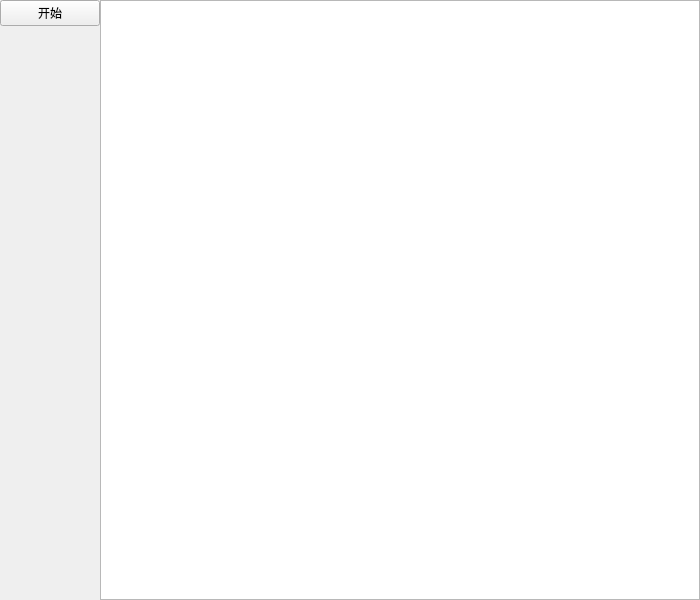
<?xml version="1.0" encoding="UTF-8"?>
<ui version="4.0">
 <class>BackgammonClass</class>
 <widget class="QMainWindow" name="BackgammonClass">
  <property name="geometry">
   <rect>
    <x>0</x>
    <y>0</y>
    <width>700</width>
    <height>600</height>
   </rect>
  </property>
  <property name="windowTitle">
   <string>Backgammon</string>
  </property>
  <widget class="QWidget" name="centralWidget">
   <layout class="QGridLayout" name="gridLayout" columnstretch="100,600">
    <property name="leftMargin">
     <number>0</number>
    </property>
    <property name="topMargin">
     <number>0</number>
    </property>
    <property name="rightMargin">
     <number>0</number>
    </property>
    <property name="bottomMargin">
     <number>0</number>
    </property>
    <property name="spacing">
     <number>0</number>
    </property>
    <item row="0" column="0">
     <widget class="QWidget" name="left_widget" native="true">
      <layout class="QGridLayout" name="gridLayout_3">
       <property name="leftMargin">
        <number>0</number>
       </property>
       <property name="topMargin">
        <number>0</number>
       </property>
       <property name="rightMargin">
        <number>0</number>
       </property>
       <property name="bottomMargin">
        <number>0</number>
       </property>
       <property name="spacing">
        <number>0</number>
       </property>
       <item row="0" column="0">
        <widget class="QPushButton" name="startButton">
         <property name="text">
          <string>开始</string>
         </property>
         <property name="checkable">
          <bool>true</bool>
         </property>
        </widget>
       </item>
       <item row="1" column="0">
        <spacer name="verticalSpacer">
         <property name="orientation">
          <enum>Qt::Vertical</enum>
         </property>
         <property name="sizeHint" stdset="0">
          <size>
           <width>20</width>
           <height>571</height>
          </size>
         </property>
        </spacer>
       </item>
      </layout>
     </widget>
    </item>
    <item row="0" column="1">
     <widget class="QWidget" name="right_widget" native="true">
      <layout class="QGridLayout" name="gridLayout_2">
       <property name="leftMargin">
        <number>0</number>
       </property>
       <property name="topMargin">
        <number>0</number>
       </property>
       <property name="rightMargin">
        <number>0</number>
       </property>
       <property name="bottomMargin">
        <number>0</number>
       </property>
       <property name="spacing">
        <number>0</number>
       </property>
       <item row="0" column="0">
        <widget class="QGraphicsView" name="graphicsView"/>
       </item>
      </layout>
     </widget>
    </item>
   </layout>
  </widget>
 </widget>
 <layoutdefault spacing="6" margin="11"/>
 <resources>
  <include location="backgammon.qrc"/>
 </resources>
 <connections/>
</ui>
